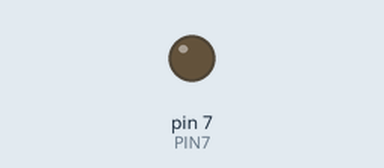
A sketch run on a simulated Arduino Uno, built with avr-gcc and run on an emulated ATmega328P. Shown: output pins drawn as LEDs (lit = HIGH). At 3.0 s the program stops and its outputs stay as they are.

Above: at 1.5 s.
At 2.85 s:
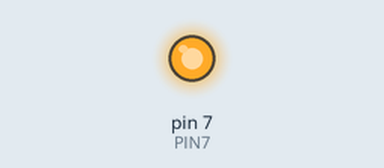
Timing chart, 0 to 4.0 s (numbered marks = the images above):
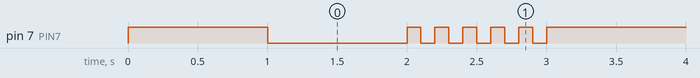

Measured:
- by itself, pin 7 (PIN7): repeats every 0.20 s: HIGH 0.10 s, LOW 0.10 s, until it stays HIGH from 3.0 s

The sketch:

05_practice_2.ino
```cpp
#define PIN7 7

void setup() {
  pinMode(PIN7, OUTPUT);
  digitalWrite(PIN7, HIGH);
  delay(1000);
}

void loop() {
    digitalWrite(PIN7, LOW);
    delay(1000);
    for (int count=0; count < 5; count++){
    digitalWrite(PIN7, HIGH);
    delay(100);
    digitalWrite(PIN7, LOW);
    delay(100);
  }
  digitalWrite(7,HIGH);
  while(1){}
}
```
